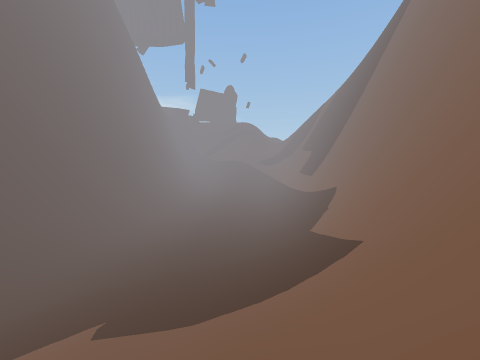
View 1 (above)

19 first-person views from a walk through a scene from a Unity 3-D project. The camera is 1.5 m above the floor, tilts 2° down and sees 90° across. The floor is counted in squares, 2 m on a side. Each view is taken from the middle of a square. On the plan, view 1 faces up. The plan holds only what a view shows up to about 9 squares ahead; the rest is blank. The place goes on beyond the plan. The player is left out. Some animated figures are left out.

View 2
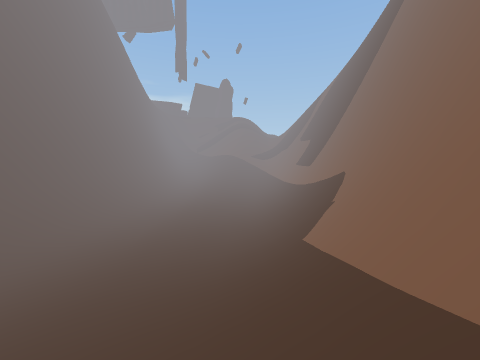

View 3
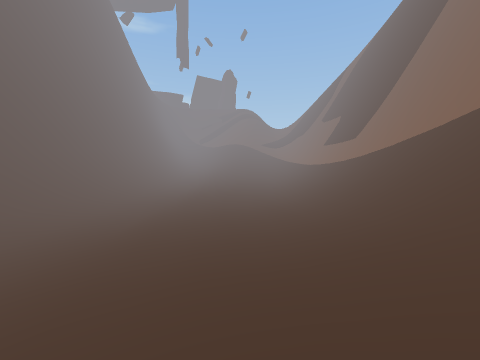

View 4
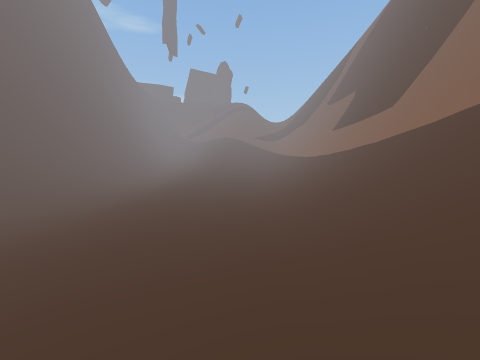

View 5
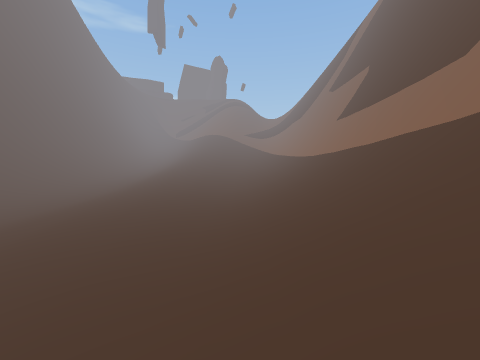

View 6
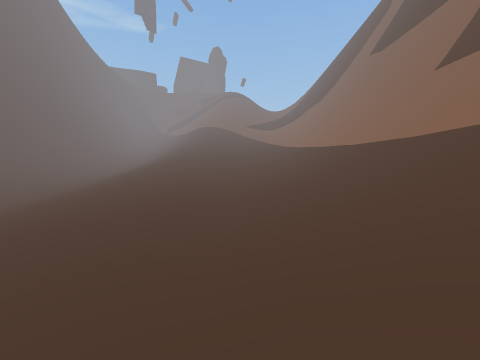

View 7
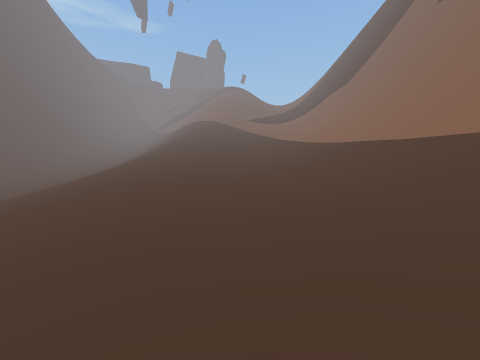

View 8
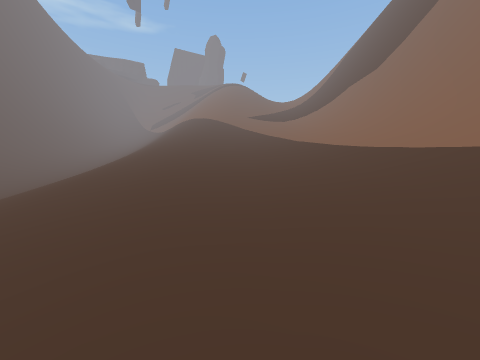

View 9
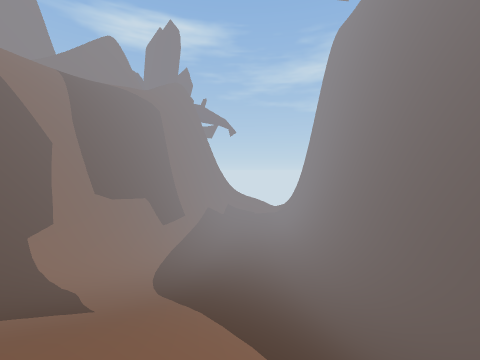

View 10
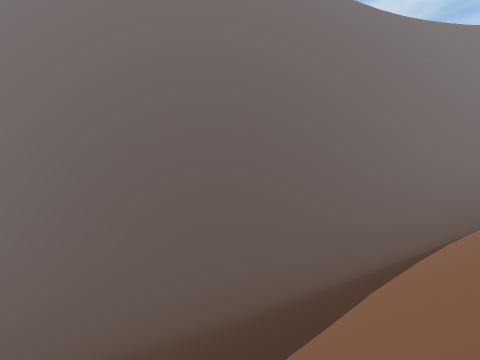

View 11
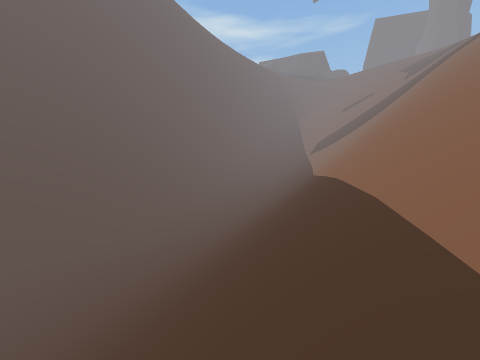

View 12
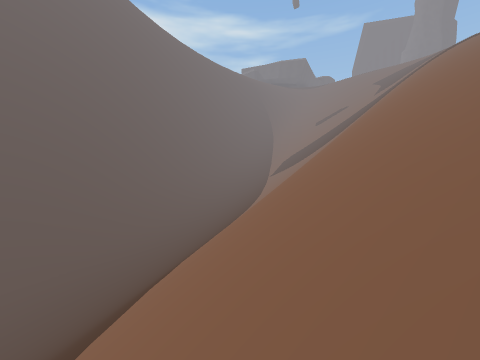

View 13
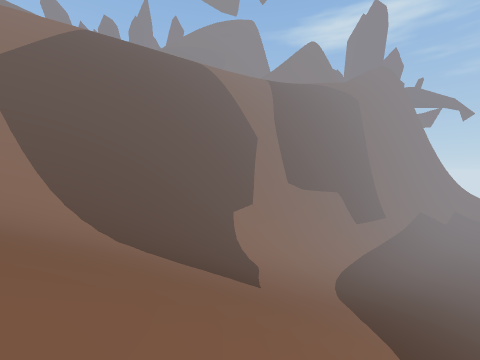

View 14
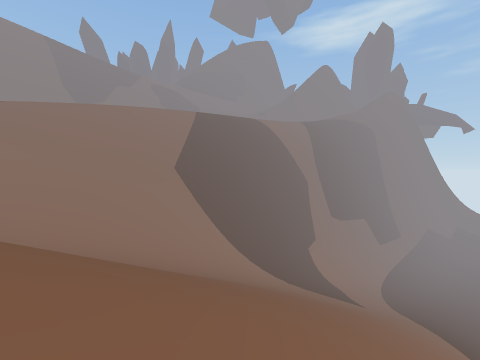

View 15
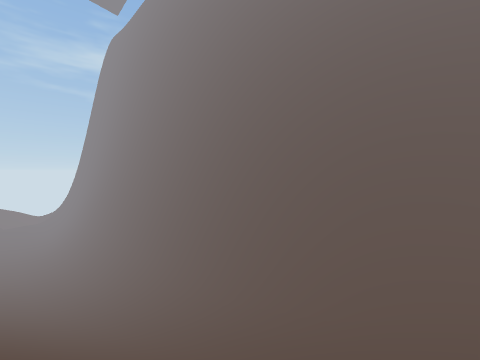

View 16
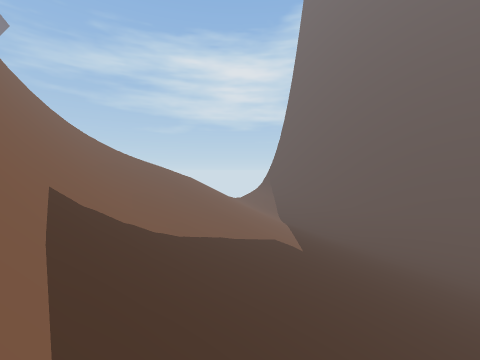

View 17
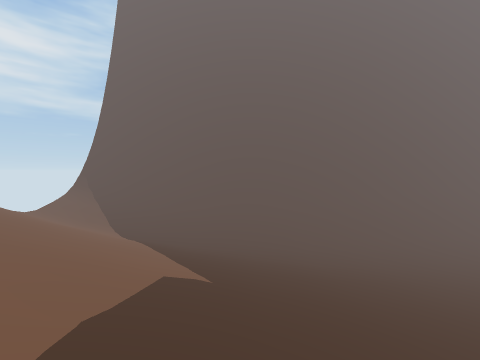

View 18
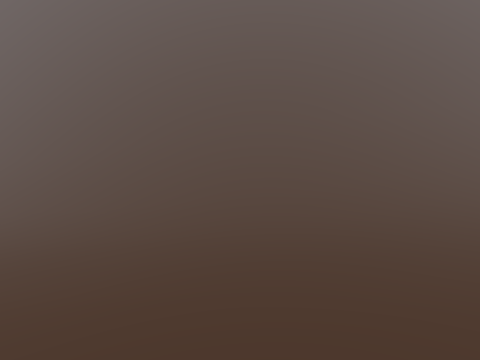

View 19
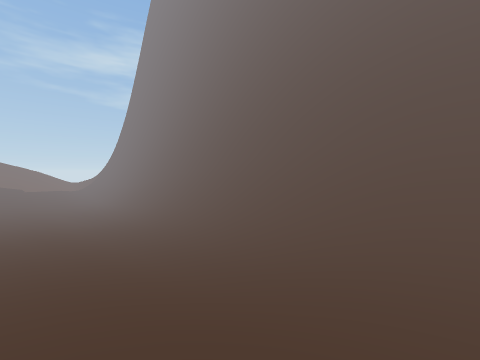

### Floor plan
Key: @ floor where view 1 was taken; # wall or solid block; . main floor; : floor 0.75 m higher than the main floor; - floor 0.75 m lower than the main floor; + floor 1.5 m higher than the main floor; * floor 2.5 m higher than the main floor; % floor 3.25 m higher than the main floor; & floor 4 m higher than the main floor; $ floor 5.5 m higher than the main floor; / step, stairs or slope; = window, fence, low wall or low ledge; v drop or lower ground.
Columns run from 10 left of view 1 to 11 right of it. Each row starts with its distance up from view 1.
 41 #////////////   //////
 40 ##//////////// ///////
 39 ##////////////////#///
 38  #///////////////##v/
 37  #//$////////////##v
 36  ##/$////////////##v//
 35  ##/////////////=# vv/
 34   #//&//////////=# vv/
 33   #//&//////////## vv
 32   #//%//////////## v
 31   #//%//////////#
 30   #//**/////////#
 29   ##//*/////////#
 28   ##//*/////////#
 27    #//+////&&//##
 26    #//+////%%//## v
 25    #//:+//***//#  v
 24    #//:://***//#
 23    #//::/++**//#
 22    #//::/:+++//#
 21    #//::::::://#
 20    #//:.::::://#
 19    #//..:::::/=#
 18    #//...::::/=#
 17    #//...::::/##
 16    #//......//##
 15    #//--....//#
 14    #//---...//#
 13    #//---...//#
 12    #/----...//#  v
 11    #/----...//#  v
 10   ##/----.../##
  9   #//----..//##  v
  8   #//----..//#   v
  7   #//---..://#
  6   #//--..:///#
  5   #//--.::///#
  4   #//-//////##
  3   #//.//////##
  2   #/////////#
  1   #/////////#
  0   #///////@/#
 -1   #////////=#
 -2   #        ##

Positions as (right, up) in squares from view 1, and headings:
1: (0, 0), facing up
2: (1, 3), facing up
3: (0, 6), facing up
4: (1, 10), facing up
5: (2, 13), facing up
6: (2, 17), facing up
7: (2, 20), facing up
8: (2, 22), facing up
9: (0, 37), facing down
10: (1, 34), facing left
11: (0, 33), facing up-left
12: (1, 35), facing up-left
13: (0, 36), facing down-right
14: (0, 41), facing down-right
15: (-2, 41), facing down-left
16: (2, 6), facing down-left
17: (1, 4), facing left
18: (-1, 15), facing left
19: (-1, 24), facing down-left
